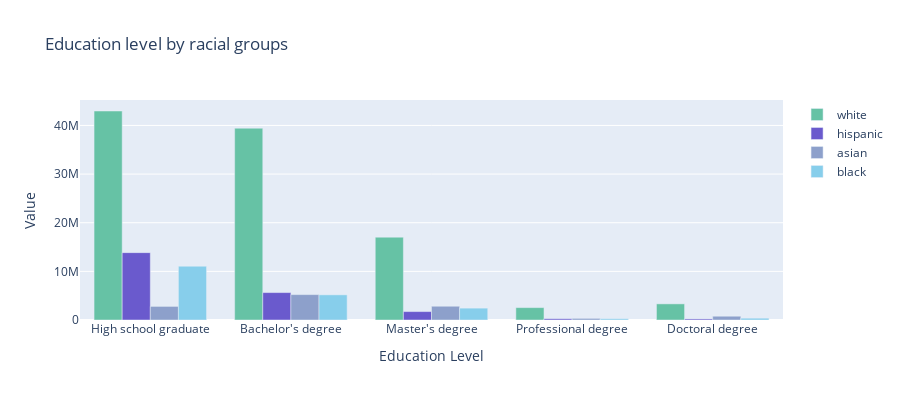

Notebook source saved alongside this figure:
### Markdown cell above
### Racial inequality and education

Many schools in minority neighbourhoods also face significant underfunding, which has disadvantageous effects on educational outcomes. As a result, students in these communities often experience lower motivation and are less likely to pursue higher education. As Orfield also emphasised, disparities in educational performance are particularly pronounced in the hypersegregated Black ghettos that are scattered throughout America, where schools typically perform poorly and are usually grossly underfunded (2013). A bar chart as visualisation with the education levels by race is made to support this argument. The chart in figure 2 clearly highlights the systemic disadvantages faced by minority communities in terms of education. From this chart, it can be seen that for every education level, the individuals of white ethnicity (green) consistently display the highest graduation rates in comparison to the other races.

### Code cell
import plotly.graph_objs as go

df = pd.read_csv('education.csv')

trace1 = go.Bar(
    x=df['diploma'],
    y=df['white'],
    name='white',  
    marker=dict(color='rgb(102,194,165)')  

)

trace2 = go.Bar(
    x=df['diploma'],
    y=df['hispanic'],
    name='hispanic',  
    marker=dict(color='rgb(106,90,205)')  

)

trace3 = go.Bar(
    x=df['diploma'],
    y=df['asian'],
    name='asian',  
    marker=dict(color='rgb(141,160,203)')

)

trace4 = go.Bar(
    x=df['diploma'],
    y=df['black'],
    name='black',  
    marker=dict(color='rgb(135,206,235)')
)

# Create a layout object that contains the specifications for the X and Y axes, and the legend
layout = go.Layout(
    title='Education level by racial groups',
    height = 400,
    xaxis=go.layout.XAxis(
        type='category',  # the type for the x axis is categorical
        title='Education Level'
    ),
    yaxis=go.layout.YAxis(
        title='Value'
    ),
    barmode='group',  # Group the bars for each category
    legend=dict(
    )
)

# Create the figure object with data and layout
fig = go.Figure(data=[trace1, trace2, trace3, trace4], layout=layout)
fig.show()

### Figure 1 — Plotly figure (JSON) as saved in the notebook; plotly's stock layout.template omitted (floating-point values rounded to 4 significant figures)
{"data": [{"marker": {"color": "rgb(102,194,165)"}, "name": "white", "type": "bar", "x": ["High school graduate", "Bachelor's degree", "Master's degree", "Professional degree", "Doctoral degree"], "y": [42969000, 39434000, 17029000, 2545000, 3317000]}, {"marker": {"color": "rgb(106,90,205)"}, "name": "hispanic", "type": "bar", "x": ["High school graduate", "Bachelor's degree", "Master's degree", "Professional degree", "Doctoral degree"], "y": [13849000, 5635000, 1729000, 261000, 219000]}, {"marker": {"color": "rgb(141,160,203)"}, "name": "asian", "type": "bar", "x": ["High school graduate", "Bachelor's degree", "Master's degree", "Professional degree", "Doctoral degree"], "y": [2795000, 5219000, 2828000, 332000, 777000]}, {"marker": {"color": "rgb(135,206,235)"}, "name": "black", "type": "bar", "x": ["High school graduate", "Bachelor's degree", "Master's degree", "Professional degree", "Doctoral degree"], "y": [11059000, 5177000, 2441000, 264000, 372000]}], "layout": {"barmode": "group", "height": 400, "title": {"text": "Education level by racial groups"}, "xaxis": {"title": {"text": "Education Level"}, "type": "category"}, "yaxis": {"title": {"text": "Value"}}}}
